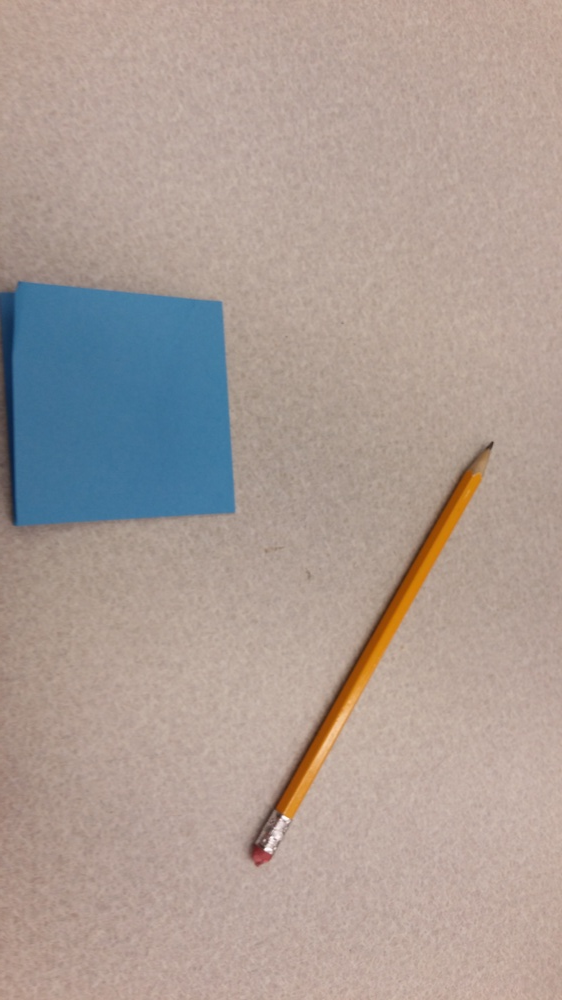
#> input picture sample2.jpg, 562 x 1000 px, shrunk from 2988 x 5312 before the run, given in place of the camera
$ python opencv_detect.py   (Python 2 division)
#> lines starting #> are read from the running program, lines starting #| are printed output that depends on the picture; after the words box and inside, x2 and y2 are one past the last pixel; in counts of white or black regions, pixels touching at a corner belong together
import numpy as np
import cv2

cap = cv2.VideoCapture(0)

while(True):
    # Capture frame-by-frame
    ret, frame = cap.read()
#> frame is the input picture: shape (1000, 562, 3); mean B, G, R 149.7, 156.9, 171.3
    status = "No Targets"

    # convert the frame to grayscale, blur it, and detect edges
    gray = cv2.cvtColor(frame, cv2.COLOR_BGR2GRAY)
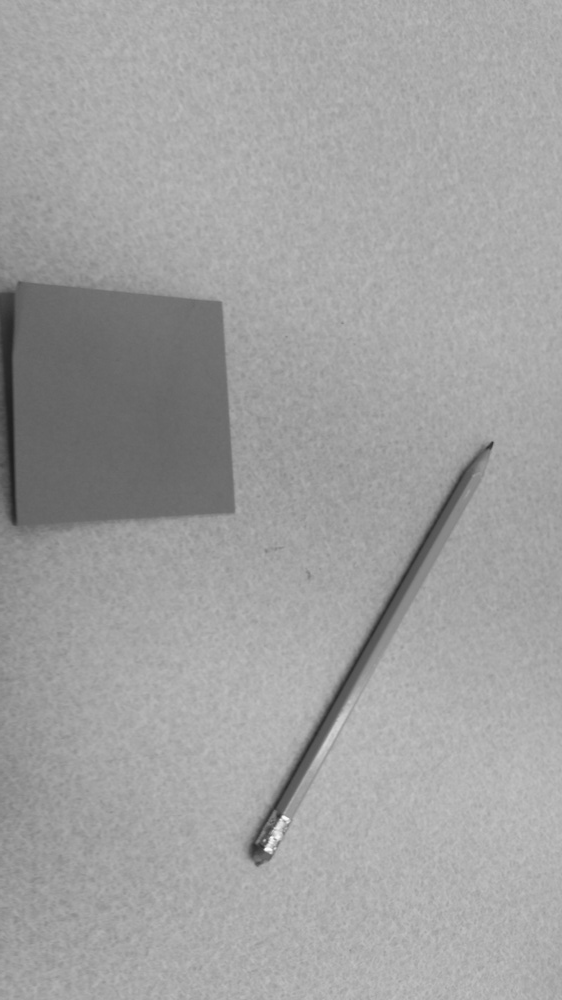
#> gray: shape (1000, 562); min 30, max 253, mean 160.4
    blurred = cv2.GaussianBlur(gray, (7, 7), 0)
    edged = cv2.Canny(blurred, 50, 150)
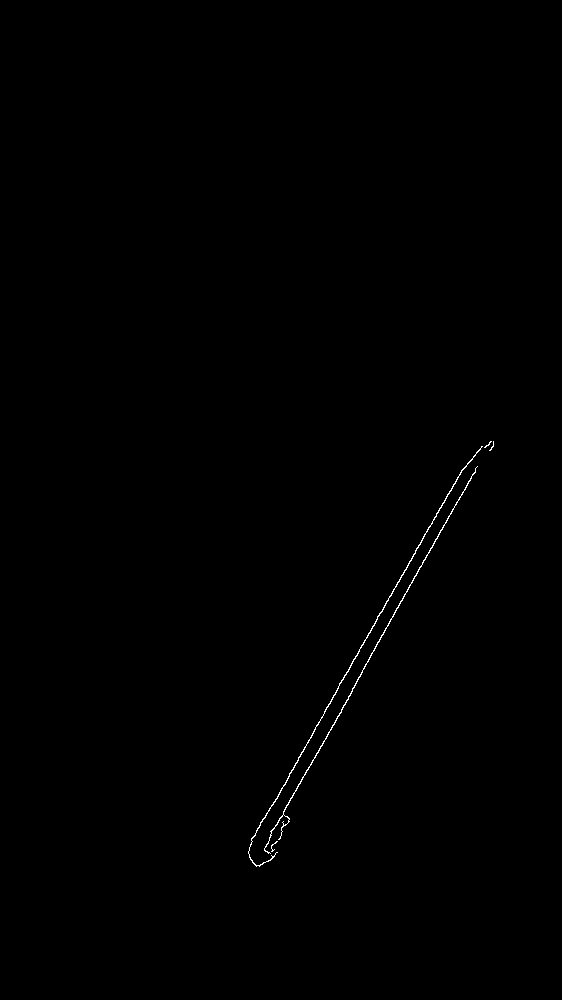
#> edged: shape (1000, 562); 0.24% white in thin lines or dots, all inside (x1, y1, x2, y2) = (248, 441, 494, 867)

    # find contours in the edge map
    (cnts, _) = cv2.findContours(edged.copy(), cv2.RETR_EXTERNAL,
	cv2.CHAIN_APPROX_SIMPLE)
#> cnts = 5 contours, 3 with area under 20; largest, box (x1, y1, x2, y2) and area: (248, 446, 483, 867) 224, (264, 466, 478, 854) 198

    # loop over the contours
    for c in cnts:
	# approximate the contour
	peri = cv2.arcLength(c, True)
	approx = cv2.approxPolyDP(c, 0.01 * peri, True)


	# ensure that the approximated contour is "roughly" rectangular
	if len(approx) >= 4 and len(approx) <= 6:
		status = "Found possible object"
		# compute the bounding box of the approximated contour and
		# use the bounding box to compute the aspect ratio
		(x, y, w, h) = cv2.boundingRect(approx)

		aspectRatio = float(h) / w

		# compute the solidity of the original contour
		area = cv2.contourArea(c)
		hullArea = cv2.contourArea(cv2.convexHull(c))
		solidity = area / float(hullArea)

		# compute whether or not the width and height, solidity, and
		# aspect ratio of the contour falls within appropriate bounds
		keepDims = w > 60 and h > 30
		keepSolidity = solidity > 0.9
		keepAspectRatio = aspectRatio >= 0.8 and aspectRatio <= 1.4

		# ensure that the contour passes all our tests
		if keepDims and keepSolidity and keepAspectRatio:
			# draw an outline around the target and update the status
			# text
			cv2.drawContours(frame, [approx], -1, (0, 0, 255), 6)
			status = "Target(s) Acquired"

			# compute the center of the contour region and draw the
			# crosshairs
			M = cv2.moments(approx)
			(cX, cY) = (int(M["m10"] / M["m00"]), int(M["m01"] / M["m00"]))
			(startX, endX) = (int(cX - (w * 0.15)), int(cX + (w * 0.15)))
			(startY, endY) = (int(cY - (h * 0.15)), int(cY + (h * 0.15)))
			cv2.line(frame, (startX, cY), (endX, cY), (0, 0, 255), 3)
			cv2.line(frame, (cX, startY), (cX, endY), (0, 0, 255), 3)
	else:
		status = "Object failed to meet requirements"
#> this loop made 5 passes
#> (peri, status, x, y, w, h, aspectRatio, area) on pass 3: (1100.9, 'Found possible object', 251, 446, 232, 421, 1.81, 224)
#> (peri, approx, status) on pass 2: (1040.6, [[477, 466], [268, 853]], 'Object failed to meet requirements')

    # draw the status text on the frame
    cv2.putText(frame, status, (20, 30), cv2.FONT_HERSHEY_SIMPLEX, 0.5,
	(0, 0, 255), 2)
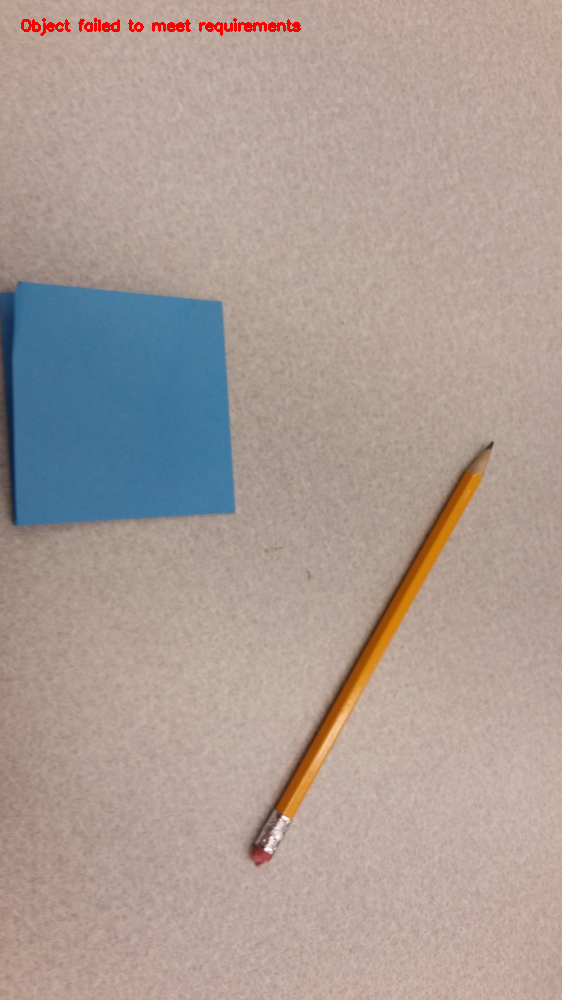
#> frame: shape (1000, 562, 3); 0.32% of pixels changed, all inside (x1, y1, x2, y2) = (21, 18, 301, 36)

    # Display the resulting frame
    cv2.imshow('frame',frame)
    if cv2.waitKey(1) & 0xFF == ord('q'):
#> (key q is pressed here)
        break


# When everything done, release the capture
cap.release()
cv2.destroyAllWindows()
